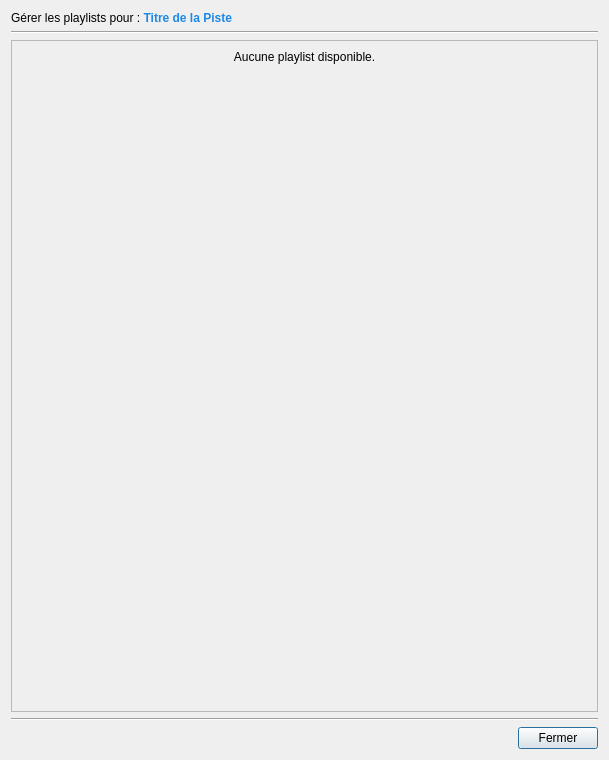
<?xml version="1.0" encoding="UTF-8"?>
<ui version="4.0">
 <class>DialogPlaylistManager</class>
 <widget class="QDialog" name="DialogPlaylistManager">
  <property name="geometry">
   <rect>
    <x>0</x>
    <y>0</y>
    <width>609</width>
    <height>760</height>
   </rect>
  </property>
  <property name="minimumSize">
   <size>
    <width>520</width>
    <height>560</height>
   </size>
  </property>
  <property name="windowTitle">
   <string>Gérer les playlists</string>
  </property>
  <layout class="QVBoxLayout" name="verticalLayoutRoot">
   <item>
    <layout class="QHBoxLayout" name="horizontalLayoutHeader">
     <item>
      <widget class="QLabel" name="labelTitle">
       <property name="text">
        <string>Gérer les playlists pour : &lt;b&gt;&lt;span style=&quot;color:#1e88e5;&quot;&gt;Titre de la Piste&lt;/span&gt;&lt;/b&gt;</string>
       </property>
       <property name="wordWrap">
        <bool>true</bool>
       </property>
      </widget>
     </item>
    </layout>
   </item>
   <item>
    <widget class="QFrame" name="frameSeparator">
     <property name="frameShape">
      <enum>QFrame::Shape::HLine</enum>
     </property>
     <property name="frameShadow">
      <enum>QFrame::Shadow::Sunken</enum>
     </property>
    </widget>
   </item>
   <item>
    <widget class="QScrollArea" name="scrollArea">
     <property name="widgetResizable">
      <bool>true</bool>
     </property>
     <widget class="QWidget" name="scrollAreaWidgetContents">
      <property name="geometry">
       <rect>
        <x>0</x>
        <y>0</y>
        <width>589</width>
        <height>666</height>
       </rect>
      </property>
      <layout class="QVBoxLayout" name="verticalLayoutList">
       <item>
        <widget class="QLabel" name="labelEmpty">
         <property name="text">
          <string>Aucune playlist disponible.</string>
         </property>
         <property name="alignment">
          <set>Qt::AlignmentFlag::AlignCenter</set>
         </property>
        </widget>
       </item>
       <item>
        <spacer name="verticalSpacer">
         <property name="orientation">
          <enum>Qt::Orientation::Vertical</enum>
         </property>
         <property name="sizeHint" stdset="0">
          <size>
           <width>20</width>
           <height>40</height>
          </size>
         </property>
        </spacer>
       </item>
      </layout>
     </widget>
    </widget>
   </item>
   <item>
    <widget class="QFrame" name="frameFooterSeparator">
     <property name="frameShape">
      <enum>QFrame::Shape::HLine</enum>
     </property>
     <property name="frameShadow">
      <enum>QFrame::Shadow::Sunken</enum>
     </property>
    </widget>
   </item>
   <item>
    <layout class="QHBoxLayout" name="horizontalLayoutFooter">
     <item>
      <spacer name="horizontalSpacer">
       <property name="orientation">
        <enum>Qt::Orientation::Horizontal</enum>
       </property>
       <property name="sizeHint" stdset="0">
        <size>
         <width>40</width>
         <height>20</height>
        </size>
       </property>
      </spacer>
     </item>
     <item>
      <widget class="QPushButton" name="buttonClose">
       <property name="text">
        <string>Fermer</string>
       </property>
       <property name="default">
        <bool>true</bool>
       </property>
      </widget>
     </item>
    </layout>
   </item>
  </layout>
 </widget>
 <resources/>
 <connections>
  <connection>
   <sender>buttonClose</sender>
   <signal>clicked()</signal>
   <receiver>DialogPlaylistManager</receiver>
   <slot>accept()</slot>
   <hints>
    <hint type="sourcelabel">
     <x>20</x>
     <y>20</y>
    </hint>
    <hint type="destinationlabel">
     <x>20</x>
     <y>20</y>
    </hint>
   </hints>
  </connection>
 </connections>
</ui>
